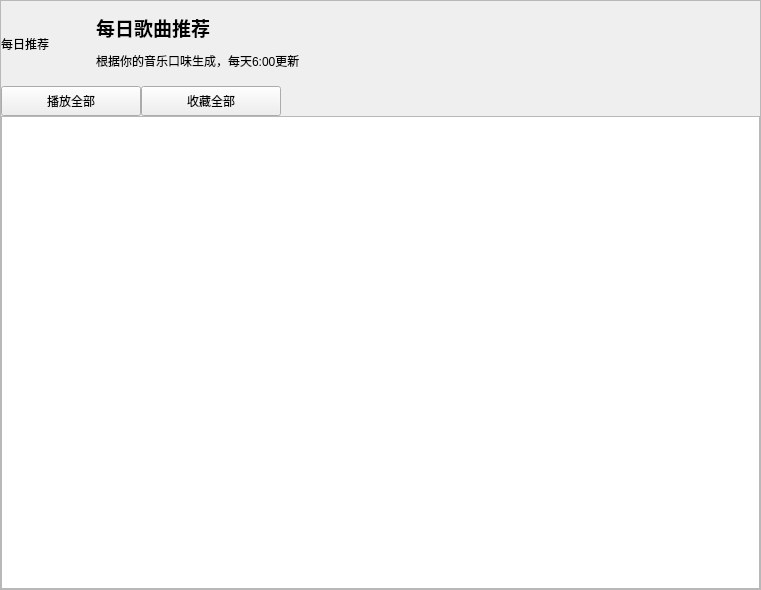
<?xml version="1.0" encoding="UTF-8"?>
<ui version="4.0">
 <class>RecommendedDaily</class>
 <widget class="QWidget" name="RecommendedDaily">
  <property name="geometry">
   <rect>
    <x>0</x>
    <y>0</y>
    <width>761</width>
    <height>590</height>
   </rect>
  </property>
  <property name="windowTitle">
   <string>Form</string>
  </property>
  <layout class="QGridLayout" name="gridLayout">
   <property name="leftMargin">
    <number>0</number>
   </property>
   <property name="topMargin">
    <number>0</number>
   </property>
   <property name="rightMargin">
    <number>0</number>
   </property>
   <property name="bottomMargin">
    <number>0</number>
   </property>
   <property name="spacing">
    <number>0</number>
   </property>
   <item row="0" column="0">
    <widget class="QScrollArea" name="scrollArea">
     <property name="widgetResizable">
      <bool>true</bool>
     </property>
     <widget class="QWidget" name="scrollAreaWidgetContents">
      <property name="geometry">
       <rect>
        <x>0</x>
        <y>0</y>
        <width>759</width>
        <height>588</height>
       </rect>
      </property>
      <layout class="QGridLayout" name="gridLayout_2">
       <property name="leftMargin">
        <number>0</number>
       </property>
       <property name="topMargin">
        <number>0</number>
       </property>
       <property name="rightMargin">
        <number>0</number>
       </property>
       <property name="bottomMargin">
        <number>0</number>
       </property>
       <property name="spacing">
        <number>0</number>
       </property>
       <item row="1" column="0">
        <layout class="QHBoxLayout" name="horizontalLayout">
         <item>
          <widget class="QPushButton" name="btn_playAll">
           <property name="minimumSize">
            <size>
             <width>140</width>
             <height>30</height>
            </size>
           </property>
           <property name="maximumSize">
            <size>
             <width>140</width>
             <height>30</height>
            </size>
           </property>
           <property name="text">
            <string>播放全部</string>
           </property>
          </widget>
         </item>
         <item>
          <widget class="QPushButton" name="btn_collectAll">
           <property name="minimumSize">
            <size>
             <width>140</width>
             <height>30</height>
            </size>
           </property>
           <property name="maximumSize">
            <size>
             <width>140</width>
             <height>30</height>
            </size>
           </property>
           <property name="text">
            <string>收藏全部</string>
           </property>
          </widget>
         </item>
         <item>
          <spacer name="horizontalSpacer">
           <property name="orientation">
            <enum>Qt::Horizontal</enum>
           </property>
           <property name="sizeHint" stdset="0">
            <size>
             <width>40</width>
             <height>20</height>
            </size>
           </property>
          </spacer>
         </item>
        </layout>
       </item>
       <item row="2" column="0">
        <widget class="QTableWidget" name="table_songslist"/>
       </item>
       <item row="0" column="0">
        <layout class="QHBoxLayout" name="horizontalLayout_2">
         <property name="sizeConstraint">
          <enum>QLayout::SetFixedSize</enum>
         </property>
         <item>
          <widget class="QLabel" name="label">
           <property name="minimumSize">
            <size>
             <width>85</width>
             <height>85</height>
            </size>
           </property>
           <property name="maximumSize">
            <size>
             <width>85</width>
             <height>85</height>
            </size>
           </property>
           <property name="text">
            <string>每日推荐</string>
           </property>
          </widget>
         </item>
         <item>
          <layout class="QVBoxLayout" name="verticalLayout">
           <property name="sizeConstraint">
            <enum>QLayout::SetFixedSize</enum>
           </property>
           <property name="leftMargin">
            <number>10</number>
           </property>
           <item>
            <widget class="QLabel" name="label_2">
             <property name="minimumSize">
              <size>
               <width>135</width>
               <height>21</height>
              </size>
             </property>
             <property name="maximumSize">
              <size>
               <width>135</width>
               <height>21</height>
              </size>
             </property>
             <property name="font">
              <font>
               <pointsize>14</pointsize>
               <weight>75</weight>
               <bold>true</bold>
              </font>
             </property>
             <property name="text">
              <string>每日歌曲推荐</string>
             </property>
            </widget>
           </item>
           <item>
            <widget class="QLabel" name="label_3">
             <property name="minimumSize">
              <size>
               <width>210</width>
               <height>14</height>
              </size>
             </property>
             <property name="maximumSize">
              <size>
               <width>210</width>
               <height>14</height>
              </size>
             </property>
             <property name="text">
              <string>根据你的音乐口味生成，每天6:00更新</string>
             </property>
            </widget>
           </item>
          </layout>
         </item>
         <item>
          <spacer name="horizontalSpacer_2">
           <property name="orientation">
            <enum>Qt::Horizontal</enum>
           </property>
           <property name="sizeHint" stdset="0">
            <size>
             <width>40</width>
             <height>20</height>
            </size>
           </property>
          </spacer>
         </item>
        </layout>
       </item>
      </layout>
     </widget>
    </widget>
   </item>
  </layout>
 </widget>
 <resources/>
 <connections/>
</ui>
